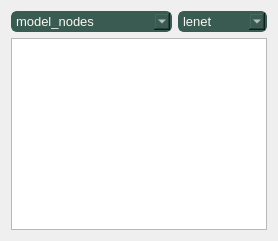
                     <widget class="QWidget" name="model_page">
                      <layout class="QVBoxLayout" name="verticalLayout_20">
                       <item>
                        <layout class="QHBoxLayout" name="mode_page_horizontal" stretch="2,1">
                         <item>
                          <widget class="QComboBox" name="model_nodes">
                           <property name="font">
                            <font>
                             <family>Segoe UI</family>
                             <pointsize>10</pointsize>
                             <italic>false</italic>
                             <bold>false</bold>
                            </font>
                           </property>
                           <property name="autoFillBackground">
                            <bool>false</bool>
                           </property>
                           <property name="styleSheet">
                            <string notr="true">QComboBox{
	background-color: #3A5B52;
	border-radius: 6px;
	border: 2px solid #3A5B52;

    color: #f8f8f2;
}
QComboBox:hover{
	border: 2px solid #7FB393;
}
QComboBox::drop-down {
	subcontrol-origin: padding;
	subcontrol-position: top right;
	width: 25px; 
	border-left-width: 3px;
	border-left-color: #7FB393;
	border-left-style: solid;
	border-top-right-radius: 3px;
	border-bottom-right-radius: 3px;	
	background-image: url(:/icons/images/icons/cil-arrow-bottom.png);
	background-position: center;
	background-repeat: no-reperat;
 }
QComboBox QAbstractItemView {
	color: #7FB393;	
	background-color: #3A5B52;
	padding: 10px;
    height: 50px;
	selection-background-color: #7FB393;
}


QComboBox QAbstractItemView::item:hover {
    background-color: #7FB393;
}</string>
                           </property>
                           <property name="iconSize">
                            <size>
                             <width>16</width>
                             <height>16</height>
                            </size>
                           </property>
                           <property name="frame">
                            <bool>true</bool>
                           </property>
                           <item>
                            <property name="text">
                             <string>model_nodes</string>
                            </property>
                           </item>
                          </widget>
                         </item>
                         <item>
                          <widget class="QComboBox" name="models">
                           <property name="font">
                            <font>
                             <family>Segoe UI</family>
                             <pointsize>10</pointsize>
                             <italic>false</italic>
                             <bold>false</bold>
                            </font>
                           </property>
                           <property name="autoFillBackground">
                            <bool>false</bool>
                           </property>
                           <property name="styleSheet">
                            <string notr="true">QComboBox{
	background-color: #3A5B52;
	border-radius: 6px;
	border: 2px solid #3A5B52;

    color: #f8f8f2;
}
QComboBox:hover{
	border: 2px solid #7FB393;
}
QComboBox::drop-down {
	subcontrol-origin: padding;
	subcontrol-position: top right;
	width: 25px; 
	border-left-width: 3px;
	border-left-color: #7FB393;
	border-left-style: solid;
	border-top-right-radius: 3px;
	border-bottom-right-radius: 3px;	
	background-image: url(:/icons/images/icons/cil-arrow-bottom.png);
	background-position: center;
	background-repeat: no-reperat;
 }
QComboBox QAbstractItemView {
	color: #7FB393;	
	background-color: #3A5B52;
	padding: 10px;
    height: 50px;
	selection-background-color: #7FB393;
}


QComboBox QAbstractItemView::item:hover {
    background-color: #7FB393;
}</string>
                           </property>
                           <property name="iconSize">
                            <size>
                             <width>16</width>
                             <height>16</height>
                            </size>
                           </property>
                           <property name="frame">
                            <bool>true</bool>
                           </property>
                           <item>
                            <property name="text">
                             <string>lenet</string>
                            </property>
                           </item>
                           <item>
                            <property name="text">
                             <string>squeezenet</string>
                            </property>
                           </item>
                           <item>
                            <property name="text">
                             <string>convnet</string>
                            </property>
                           </item>
                          </widget>
                         </item>
                        </layout>
                       </item>
                       <item>
                        <widget class="QGraphicsView" name="model_picView"/>
                       </item>
                      </layout>
                     </widget>
